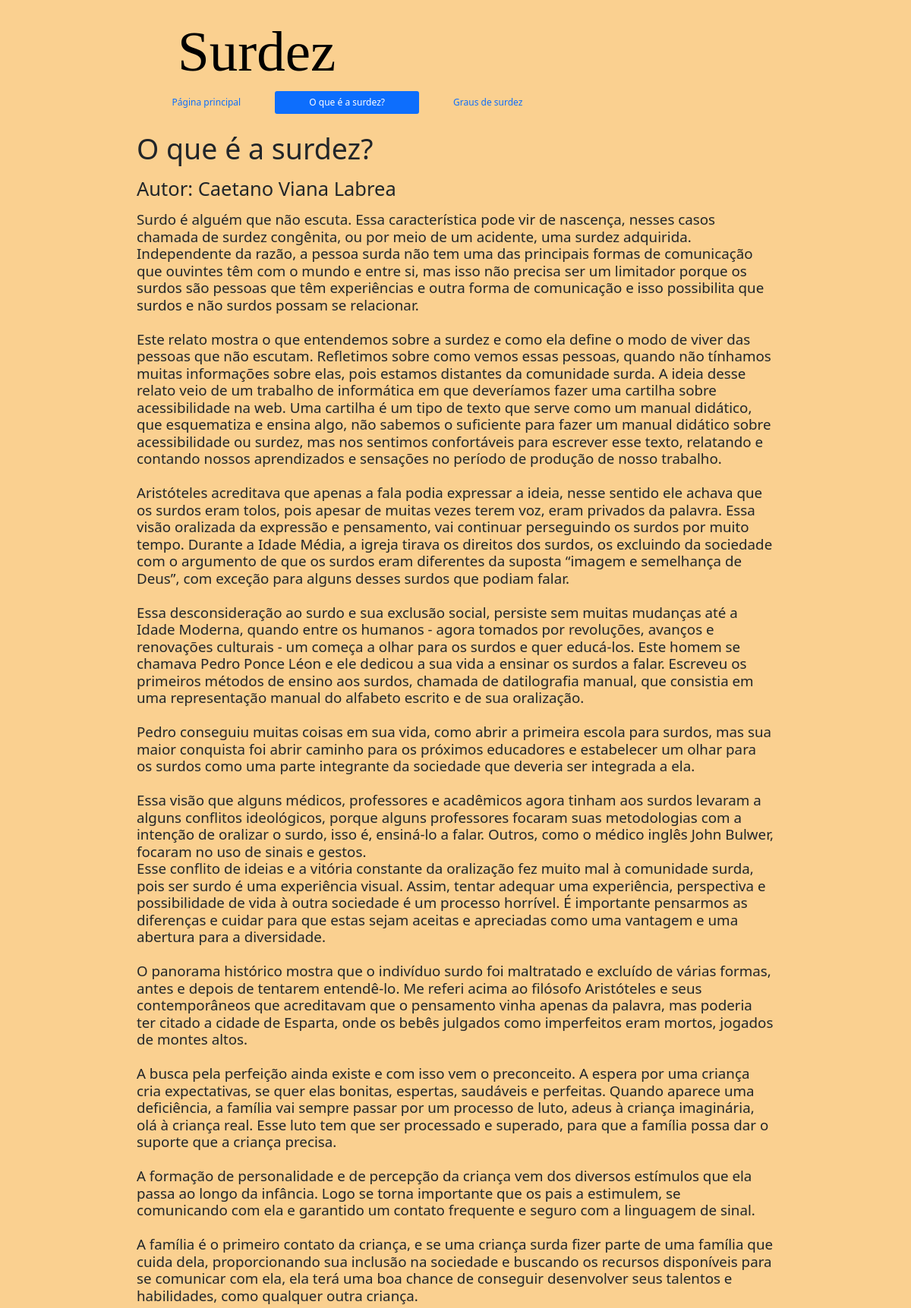
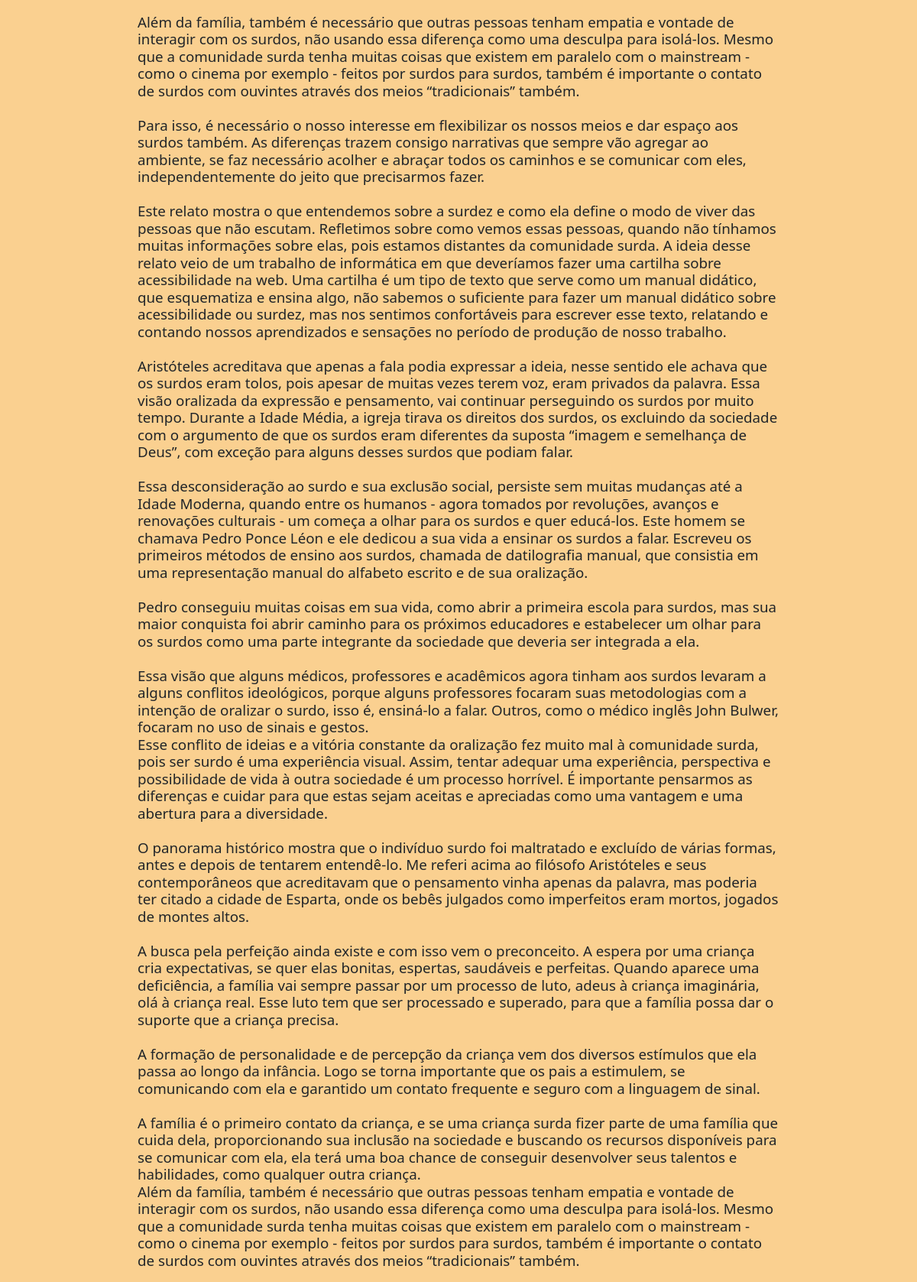
/artigo.php?cat=1 (upper part), run on the app's committed database (2 pictures, top to bottom).
### tables this page shows
CREATE TABLE `artigos` (
  `ArtigoID` int(11) NOT NULL,
  `Titulo` varchar(100) NOT NULL,
  `Subtitulo` varchar(150) NOT NULL,
  `Artigo` mediumtext NOT NULL,
  `Imagem` varchar(250) NOT NULL,
  `Resumo` varchar(300) NOT NULL,
  `Autor` varchar(100) NOT NULL
);

### artigo.php (the view, shortened to what this page needs)
<?php
include_once 'includes/_db.php';
include_once 'includes/_head2.php';
include_once 'includes/_header.php';
$CodArtigo = $_GET['cat'];
$sql = "SELECT * FROM artigos WHERE ArtigoID = {$CodArtigo} ";
$resultado = mysqli_query($conn, $sql);
$dados = mysqli_fetch_array($resultado,MYSQLI_ASSOC);
?>
    <main>
        <div class='starter-template'>
            <h1 id='ta'><?php echo $dados['Titulo']?></h1>
            <h6 id='aa'>Autor: <?php echo $dados['Autor']?></h6>
            <?php echo "<h5 id=pa>".$dados['Artigo']."</h5>"; ?>
        </div>
    </main>
    <?php
    include_once 'includes/_footer.php';
    ?>

### style.css (style rules this page uses)
body { background-color: rgb(250, 208, 144); }
#ta { font-size: 50px; margin-left: 15%; margin-right: 15%; margin-bottom: 20px; margin-top: 20px; }
#aa { font-size: 34px; margin-left: 15%; margin-right: 15%; margin-bottom: 20px; margin-top: 20px; }
#pa { font-size: 25px; margin-left: 15%; margin-right: 15%; margin-bottom: 20px; margin-top: 20px; }

### data on the page
artigos: Titulo "O que é a surdez?", Autor "Caetano Viana Labrea", Artigo "Surdo é alguém que não escuta. Essa característica pode vir de nascença, nesses casos chamada de surdez congênita, ou por meio de um acidente, uma surdez adquirida. Independente da razão, a pessoa surda não tem uma das principais formas de comunicação que ouvintes têm com o mundo e entre si, mas isso não precisa ser um limitador porque os surdos são pessoas que têm experiências e outra forma de comunicação e isso possibilita que surdos e não surdos possam se relacionar. Este relato mostra o que entendemos sobre a surdez e como ela define o modo de viver das pessoas que não escutam. Refletimos sobre como vemos essas pessoas, quando não tínhamos muitas informações sobre elas, pois estamos…"
